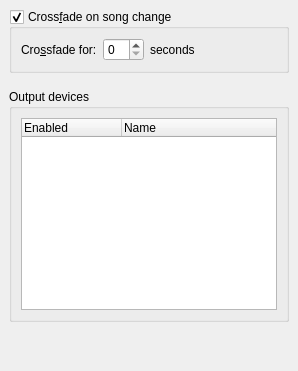
         <widget class="QWidget" name="serverPage">
          <layout class="QVBoxLayout">
           <property name="spacing">
            <number>6</number>
           </property>
           <property name="leftMargin">
            <number>9</number>
           </property>
           <property name="topMargin">
            <number>9</number>
           </property>
           <property name="rightMargin">
            <number>9</number>
           </property>
           <property name="bottomMargin">
            <number>9</number>
           </property>
           <item>
            <widget class="QGroupBox" name="crossfadeCheck">
             <property name="title">
              <string>Cross&amp;fade on song change</string>
             </property>
             <property name="checkable">
              <bool>true</bool>
             </property>
             <layout class="QHBoxLayout">
              <property name="spacing">
               <number>6</number>
              </property>
              <property name="leftMargin">
               <number>9</number>
              </property>
              <property name="topMargin">
               <number>9</number>
              </property>
              <property name="rightMargin">
               <number>9</number>
              </property>
              <property name="bottomMargin">
               <number>9</number>
              </property>
              <item>
               <widget class="QLabel" name="crossfadeLabel">
                <property name="text">
                 <string>Cro&amp;ssfade for:</string>
                </property>
                <property name="buddy">
                 <cstring>crossfadeSpin</cstring>
                </property>
               </widget>
              </item>
              <item>
               <widget class="QSpinBox" name="crossfadeSpin">
                <property name="sizePolicy">
                 <sizepolicy hsizetype="Minimum" vsizetype="Fixed">
                  <horstretch>0</horstretch>
                  <verstretch>0</verstretch>
                 </sizepolicy>
                </property>
                <property name="toolTip">
                 <string/>
                </property>
               </widget>
              </item>
              <item>
               <widget class="QLabel" name="label_7">
                <property name="text">
                 <string>seconds</string>
                </property>
               </widget>
              </item>
              <item>
               <spacer>
                <property name="orientation">
                 <enum>Qt::Horizontal</enum>
                </property>
                <property name="sizeHint" stdset="0">
                 <size>
                  <width>40</width>
                  <height>20</height>
                 </size>
                </property>
               </spacer>
              </item>
             </layout>
            </widget>
           </item>
           <item>
            <spacer>
             <property name="orientation">
              <enum>Qt::Vertical</enum>
             </property>
             <property name="sizeType">
              <enum>QSizePolicy::Minimum</enum>
             </property>
             <property name="sizeHint" stdset="0">
              <size>
               <width>20</width>
               <height>10</height>
              </size>
             </property>
            </spacer>
           </item>
           <item>
            <widget class="QGroupBox" name="groupBox_4">
             <property name="title">
              <string>Output devices</string>
             </property>
             <layout class="QVBoxLayout">
              <property name="spacing">
               <number>6</number>
              </property>
              <property name="leftMargin">
               <number>9</number>
              </property>
              <property name="topMargin">
               <number>9</number>
              </property>
              <property name="rightMargin">
               <number>9</number>
              </property>
              <property name="bottomMargin">
               <number>9</number>
              </property>
              <item>
               <widget class="QTreeWidget" name="outputList">
                <property name="rootIsDecorated">
                 <bool>false</bool>
                </property>
                <property name="itemsExpandable">
                 <bool>false</bool>
                </property>
                <column>
                 <property name="text">
                  <string>Enabled</string>
                 </property>
                </column>
                <column>
                 <property name="text">
                  <string>Name</string>
                 </property>
                </column>
               </widget>
              </item>
             </layout>
            </widget>
           </item>
           <item>
            <spacer>
             <property name="orientation">
              <enum>Qt::Vertical</enum>
             </property>
             <property name="sizeHint" stdset="0">
              <size>
               <width>20</width>
               <height>40</height>
              </size>
             </property>
            </spacer>
           </item>
          </layout>
         </widget>
